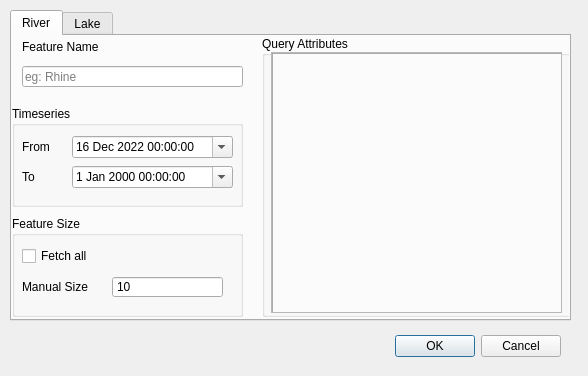
<?xml version="1.0" encoding="UTF-8"?>
<ui version="4.0">
 <class>QSWOTDialogBase</class>
 <widget class="QDialog" name="QSWOTDialogBase">
  <property name="geometry">
   <rect>
    <x>0</x>
    <y>0</y>
    <width>588</width>
    <height>376</height>
   </rect>
  </property>
  <property name="windowTitle">
   <string>QSWOT</string>
  </property>
  <widget class="QDialogButtonBox" name="button_box">
   <property name="geometry">
    <rect>
     <x>220</x>
     <y>330</y>
     <width>341</width>
     <height>32</height>
    </rect>
   </property>
   <property name="orientation">
    <enum>Qt::Horizontal</enum>
   </property>
   <property name="standardButtons">
    <set>QDialogButtonBox::Cancel|QDialogButtonBox::Ok</set>
   </property>
  </widget>
  <widget class="QTabWidget" name="main_tabs">
   <property name="geometry">
    <rect>
     <x>10</x>
     <y>10</y>
     <width>561</width>
     <height>311</height>
    </rect>
   </property>
   <property name="currentIndex">
    <number>0</number>
   </property>
   <widget class="QWidget" name="river_tab">
    <attribute name="title">
     <string>River</string>
    </attribute>
    <widget class="QGroupBox" name="groupBox">
     <property name="geometry">
      <rect>
       <x>0</x>
       <y>70</y>
       <width>231</width>
       <height>101</height>
      </rect>
     </property>
     <property name="title">
      <string>Timeseries</string>
     </property>
     <widget class="QDateTimeEdit" name="river_ts_start">
      <property name="geometry">
       <rect>
        <x>60</x>
        <y>30</y>
        <width>161</width>
        <height>22</height>
       </rect>
      </property>
      <property name="wrapping">
       <bool>false</bool>
      </property>
      <property name="maximumDate">
       <date>
        <year>2035</year>
        <month>12</month>
        <day>31</day>
       </date>
      </property>
      <property name="minimumDate">
       <date>
        <year>2022</year>
        <month>12</month>
        <day>16</day>
       </date>
      </property>
      <property name="calendarPopup">
       <bool>true</bool>
      </property>
     </widget>
     <widget class="QLabel" name="label_7">
      <property name="geometry">
       <rect>
        <x>10</x>
        <y>30</y>
        <width>55</width>
        <height>21</height>
       </rect>
      </property>
      <property name="text">
       <string>From</string>
      </property>
     </widget>
     <widget class="QLabel" name="label_8">
      <property name="geometry">
       <rect>
        <x>10</x>
        <y>60</y>
        <width>55</width>
        <height>21</height>
       </rect>
      </property>
      <property name="text">
       <string>To</string>
      </property>
     </widget>
     <widget class="QDateTimeEdit" name="river_ts_end">
      <property name="geometry">
       <rect>
        <x>60</x>
        <y>60</y>
        <width>161</width>
        <height>22</height>
       </rect>
      </property>
      <property name="calendarPopup">
       <bool>true</bool>
      </property>
     </widget>
    </widget>
    <widget class="QGroupBox" name="groupBox_2">
     <property name="geometry">
      <rect>
       <x>0</x>
       <y>180</y>
       <width>231</width>
       <height>101</height>
      </rect>
     </property>
     <property name="title">
      <string>Feature Size</string>
     </property>
     <widget class="QCheckBox" name="river_fetch_all">
      <property name="geometry">
       <rect>
        <x>10</x>
        <y>30</y>
        <width>81</width>
        <height>20</height>
       </rect>
      </property>
      <property name="text">
       <string>Fetch all</string>
      </property>
     </widget>
     <widget class="QLabel" name="label_9">
      <property name="geometry">
       <rect>
        <x>10</x>
        <y>60</y>
        <width>81</width>
        <height>21</height>
       </rect>
      </property>
      <property name="text">
       <string>Manual Size</string>
      </property>
     </widget>
     <widget class="QSpinBox" name="river_fetch_manual">
      <property name="geometry">
       <rect>
        <x>100</x>
        <y>60</y>
        <width>111</width>
        <height>22</height>
       </rect>
      </property>
      <property name="buttonSymbols">
       <enum>QAbstractSpinBox::NoButtons</enum>
      </property>
      <property name="maximum">
       <number>9999999</number>
      </property>
      <property name="value">
       <number>10</number>
      </property>
     </widget>
    </widget>
    <widget class="QLineEdit" name="river_name">
     <property name="geometry">
      <rect>
       <x>10</x>
       <y>30</y>
       <width>221</width>
       <height>21</height>
      </rect>
     </property>
     <property name="text">
      <string/>
     </property>
     <property name="frame">
      <bool>true</bool>
     </property>
     <property name="placeholderText">
      <string>eg: Rhine</string>
     </property>
    </widget>
    <widget class="QLabel" name="label">
     <property name="geometry">
      <rect>
       <x>10</x>
       <y>0</y>
       <width>91</width>
       <height>21</height>
      </rect>
     </property>
     <property name="toolTip">
      <string>River/Lake name</string>
     </property>
     <property name="text">
      <string>Feature Name</string>
     </property>
    </widget>
    <widget class="QGroupBox" name="river_query_fields_group">
     <property name="geometry">
      <rect>
       <x>250</x>
       <y>0</y>
       <width>311</width>
       <height>281</height>
      </rect>
     </property>
     <property name="title">
      <string>Query Attributes</string>
     </property>
     <widget class="QScrollArea" name="river_query_fields_scroll">
      <property name="geometry">
       <rect>
        <x>9</x>
        <y>16</y>
        <width>291</width>
        <height>261</height>
       </rect>
      </property>
      <property name="widgetResizable">
       <bool>true</bool>
      </property>
      <widget class="QWidget" name="river_query_fields_scroll_content">
       <property name="geometry">
        <rect>
         <x>0</x>
         <y>0</y>
         <width>289</width>
         <height>259</height>
        </rect>
       </property>
       <widget class="QTabWidget" name="river_query_fields_tabs">
        <property name="geometry">
         <rect>
          <x>0</x>
          <y>0</y>
          <width>291</width>
          <height>261</height>
         </rect>
        </property>
        <property name="currentIndex"><number>0</number></property>
       </widget>
      </widget>
     </widget>
    </widget>
   </widget>
   <widget class="QWidget" name="lake_tab">
    <attribute name="title">
     <string>Lake</string>
    </attribute>
    <widget class="QLabel" name="label_2">
     <property name="geometry">
      <rect>
       <x>10</x>
       <y>0</y>
       <width>91</width>
       <height>21</height>
      </rect>
     </property>
     <property name="toolTip">
      <string>River/Lake name</string>
     </property>
     <property name="text">
      <string>Feature Name</string>
     </property>
    </widget>
    <widget class="QGroupBox" name="groupBox_3">
     <property name="geometry">
      <rect>
       <x>0</x>
       <y>180</y>
       <width>231</width>
       <height>101</height>
      </rect>
     </property>
     <property name="title">
      <string>Feature Size</string>
     </property>
     <widget class="QCheckBox" name="lake_fetch_all">
      <property name="geometry">
       <rect>
        <x>10</x>
        <y>30</y>
        <width>81</width>
        <height>20</height>
       </rect>
      </property>
      <property name="text">
       <string>Fetch all</string>
      </property>
     </widget>
     <widget class="QLabel" name="label_10">
      <property name="geometry">
       <rect>
        <x>10</x>
        <y>60</y>
        <width>81</width>
        <height>21</height>
       </rect>
      </property>
      <property name="text">
       <string>Manual Size</string>
      </property>
     </widget>
     <widget class="QSpinBox" name="lake_fetch_manual">
      <property name="geometry">
       <rect>
        <x>100</x>
        <y>60</y>
        <width>111</width>
        <height>22</height>
       </rect>
      </property>
      <property name="buttonSymbols">
       <enum>QAbstractSpinBox::NoButtons</enum>
      </property>
      <property name="maximum">
       <number>9999999</number>
      </property>
      <property name="value">
       <number>10</number>
      </property>
     </widget>
    </widget>
    <widget class="QGroupBox" name="lake_query_fields_group">
     <property name="geometry">
      <rect>
       <x>250</x>
       <y>0</y>
       <width>311</width>
       <height>281</height>
      </rect>
     </property>
     <property name="title">
      <string>Query Attributes</string>
     </property>
     <widget class="QScrollArea" name="lake_query_fields_scroll">
      <property name="geometry">
       <rect>
        <x>9</x>
        <y>16</y>
        <width>291</width>
        <height>261</height>
       </rect>
      </property>
      <property name="widgetResizable">
       <bool>true</bool>
      </property>
      <widget class="QTabWidget" name="lake_query_fields_tabs">
        <property name="geometry">
        <rect>
         <x>0</x>
         <y>0</y>
         <width>289</width>
         <height>259</height>
        </rect>
       </property>
        <property name="currentIndex"><number>0</number></property>
       </widget>
     </widget>
    </widget>
    <widget class="QGroupBox" name="groupBox_4">
     <property name="geometry">
      <rect>
       <x>0</x>
       <y>70</y>
       <width>231</width>
       <height>101</height>
      </rect>
     </property>
     <property name="title">
      <string>Timeseries</string>
     </property>
     <widget class="QDateTimeEdit" name="lake_ts_start">
      <property name="geometry">
       <rect>
        <x>60</x>
        <y>30</y>
        <width>161</width>
        <height>22</height>
       </rect>
      </property>
      <property name="wrapping">
       <bool>false</bool>
      </property>
      <property name="maximumDate">
       <date>
        <year>2035</year>
        <month>12</month>
        <day>31</day>
       </date>
      </property>
      <property name="minimumDate">
       <date>
        <year>2022</year>
        <month>12</month>
        <day>16</day>
       </date>
      </property>
      <property name="calendarPopup">
       <bool>true</bool>
      </property>
     </widget>
     <widget class="QLabel" name="label_11">
      <property name="geometry">
       <rect>
        <x>10</x>
        <y>30</y>
        <width>55</width>
        <height>21</height>
       </rect>
      </property>
      <property name="text">
       <string>From</string>
      </property>
     </widget>
     <widget class="QLabel" name="label_12">
      <property name="geometry">
       <rect>
        <x>10</x>
        <y>60</y>
        <width>55</width>
        <height>21</height>
       </rect>
      </property>
      <property name="text">
       <string>To</string>
      </property>
     </widget>
     <widget class="QDateTimeEdit" name="lake_ts_end">
      <property name="geometry">
       <rect>
        <x>60</x>
        <y>60</y>
        <width>161</width>
        <height>22</height>
       </rect>
      </property>
      <property name="calendarPopup">
       <bool>true</bool>
      </property>
     </widget>
    </widget>
    <widget class="QLineEdit" name="lake_name">
     <property name="geometry">
      <rect>
       <x>10</x>
       <y>30</y>
       <width>221</width>
       <height>21</height>
      </rect>
     </property>
     <property name="text">
      <string/>
     </property>
     <property name="frame">
      <bool>true</bool>
     </property>
     <property name="placeholderText">
      <string>eg: Constance</string>
     </property>
    </widget>
   </widget>
  </widget>
 </widget>
 <resources/>
 <connections>
  <connection>
   <sender>button_box</sender>
   <signal>accepted()</signal>
   <receiver>QSWOTDialogBase</receiver>
   <slot>accept()</slot>
   <hints>
    <hint type="sourcelabel">
     <x>20</x>
     <y>20</y>
    </hint>
    <hint type="destinationlabel">
     <x>20</x>
     <y>20</y>
    </hint>
   </hints>
  </connection>
  <connection>
   <sender>button_box</sender>
   <signal>rejected()</signal>
   <receiver>QSWOTDialogBase</receiver>
   <slot>reject()</slot>
   <hints>
    <hint type="sourcelabel">
     <x>20</x>
     <y>20</y>
    </hint>
    <hint type="destinationlabel">
     <x>20</x>
     <y>20</y>
    </hint>
   </hints>
  </connection>
 </connections>
</ui>
